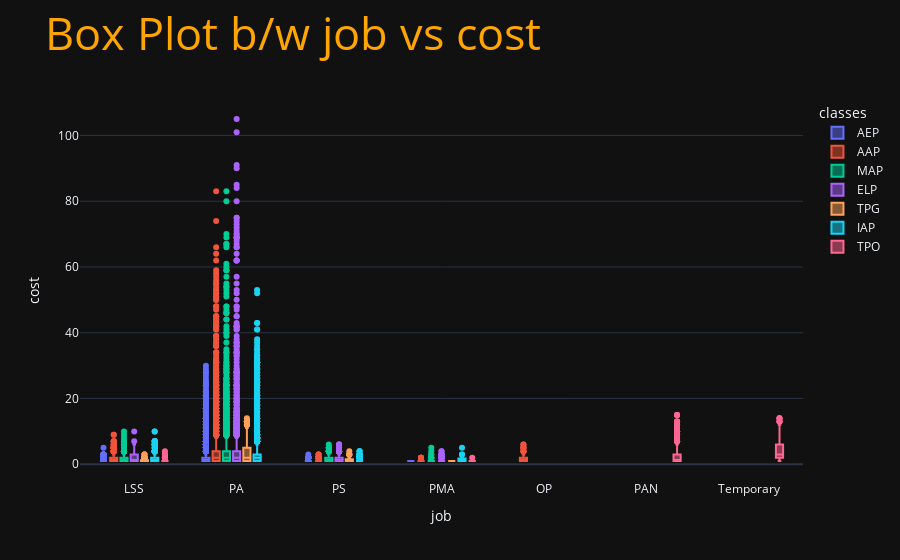

Notebook code cell kept with this figure:
### Markdown cell above
1. **Box Plot** between job vs cost

### Code cell
fig = px.box(df, x='job', y="cost", template = 'plotly_dark',title='job vs cost',color="classes")
fig.update_layout(title=dict(text='Box Plot b/w job vs cost', font=dict(size=45,color="orange")))
fig.show()

### Figure 1 — Plotly figure (JSON) as saved in the notebook; plotly's stock layout.template omitted (floating-point values rounded to 4 significant figures; data arrays with more than 128 entries replaced by an {"elided": "..."} marker saying what was removed)
{"data": [{"alignmentgroup": "True", "hovertemplate": "classes=AEP<br>job=%{x}<br>cost=%{y}<extra></extra>", "legendgroup": "AEP", "marker": {"color": "#636efa"}, "name": "AEP", "notched": false, "offsetgroup": "AEP", "orientation": "v", "showlegend": true, "type": "box", "x": {"elided": "4398 str values"}, "x0": " ", "xaxis": "x", "y": {"elided": "4398 int values"}, "y0": " ", "yaxis": "y"}, {"alignmentgroup": "True", "hovertemplate": "classes=AAP<br>job=%{x}<br>cost=%{y}<extra></extra>", "legendgroup": "AAP", "marker": {"color": "#EF553B"}, "name": "AAP", "notched": false, "offsetgroup": "AAP", "orientation": "v", "showlegend": true, "type": "box", "x": {"elided": "5070 str values"}, "x0": " ", "xaxis": "x", "y": {"elided": "5070 int values"}, "y0": " ", "yaxis": "y"}, {"alignmentgroup": "True", "hovertemplate": "classes=MAP<br>job=%{x}<br>cost=%{y}<extra></extra>", "legendgroup": "MAP", "marker": {"color": "#00cc96"}, "name": "MAP", "notched": false, "offsetgroup": "MAP", "orientation": "v", "showlegend": true, "type": "box", "x": {"elided": "3754 str values"}, "x0": " ", "xaxis": "x", "y": {"elided": "3754 int values"}, "y0": " ", "yaxis": "y"}, {"alignmentgroup": "True", "hovertemplate": "classes=ELP<br>job=%{x}<br>cost=%{y}<extra></extra>", "legendgroup": "ELP", "marker": {"color": "#ab63fa"}, "name": "ELP", "notched": false, "offsetgroup": "ELP", "orientation": "v", "showlegend": true, "type": "box", "x": {"elided": "2414 str values"}, "x0": " ", "xaxis": "x", "y": {"elided": "2414 int values"}, "y0": " ", "yaxis": "y"}, {"alignmentgroup": "True", "hovertemplate": "classes=TPG<br>job=%{x}<br>cost=%{y}<extra></extra>", "legendgroup": "TPG", "marker": {"color": "#FFA15A"}, "name": "TPG", "notched": false, "offsetgroup": "TPG", "orientation": "v", "showlegend": true, "type": "box", "x": {"elided": "414 str values"}, "x0": " ", "xaxis": "x", "y": {"elided": "414 int values"}, "y0": " ", "yaxis": "y"}, {"alignmentgroup": "True", "hovertemplate": "classes=IAP<br>job=%{x}<br>cost=%{y}<extra></extra>", "legendgroup": "IAP", "marker": {"color": "#19d3f3"}, "name": "IAP", "notched": false, "offsetgroup": "IAP", "orientation": "v", "showlegend": true, "type": "box", "x": {"elided": "2754 str values"}, "x0": " ", "xaxis": "x", "y": {"elided": "2754 int values"}, "y0": " ", "yaxis": "y"}, {"alignmentgroup": "True", "hovertemplate": "classes=TPO<br>job=%{x}<br>cost=%{y}<extra></extra>", "legendgroup": "TPO", "marker": {"color": "#FF6692"}, "name": "TPO", "notched": false, "offsetgroup": "TPO", "orientation": "v", "showlegend": true, "type": "box", "x": {"elided": "792 str values"}, "x0": " ", "xaxis": "x", "y": {"elided": "792 int values"}, "y0": " ", "yaxis": "y"}], "layout": {"boxmode": "group", "legend": {"title": {"text": "classes"}, "tracegroupgap": 0}, "title": {"font": {"color": "orange", "size": 45}, "text": "Box Plot b/w job vs cost"}, "xaxis": {"anchor": "y", "domain": [0, 1], "title": {"text": "job"}}, "yaxis": {"anchor": "x", "domain": [0, 1], "title": {"text": "cost"}}}}
